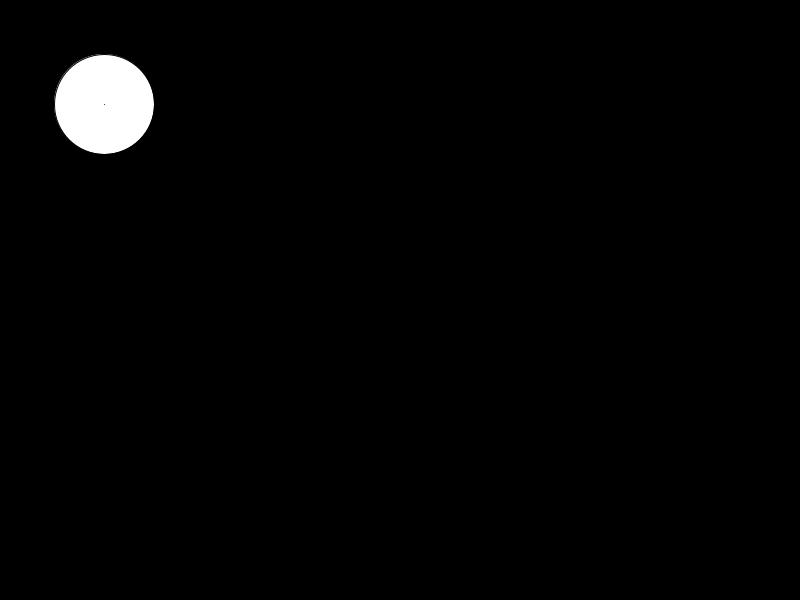
Frame 1 (no input)
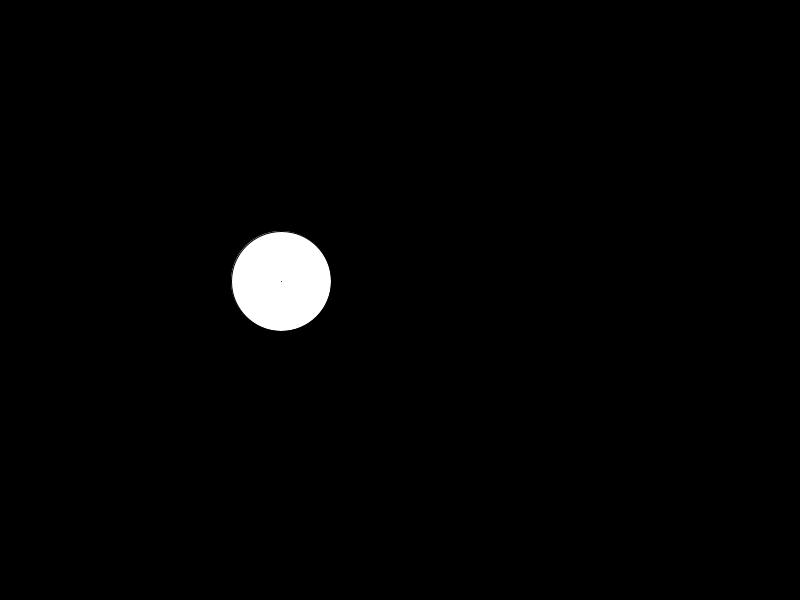
Frame 60 (the mouse pressed at the canvas centre just before this capture)
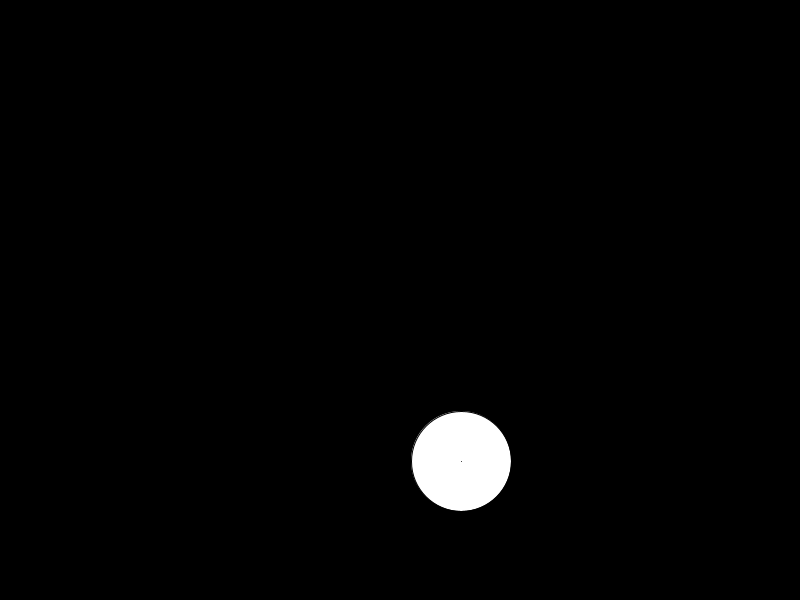
Frame 120 (the mouse held since frame 60 and released just before this capture)

The Processing sketch that drew these frames (run headless with seeded random() and noise(); from frame 60 on, the mouse is pressed at the canvas centre):

// Processing sketch: apparition
// ── apparition.pde
long currentTime;
long previousTime = 0;
long delta = 0;
int vitesse = 3;
int vitesseX = vitesse;
int vitesseY = vitesse;
int h = 100 ;
int w = 100 ;
int x = w + 1;
int y = h + 1;


void setup(){
  size(800,600);
}


void draw(){
  currentTime = millis();
  delta = currentTime - previousTime ;
  update(delta);
  display();
  previousTime = currentTime;
}

void update(long delta){
  x += vitesseX ;
  if(x+w/2 < 0){
    x = width;
  }
  if(x-w/2 > width){
    x = 0;
  }
    y += vitesseY ;
  if(y+h/2 < 0){
    y = height;
  }
    if(y- h /2 > height){
    y = 0 ;
  }
}

void display(){
  background(0);
  ellipse(x,y,w,h);
  stroke(0);
  point(x,y);
}
